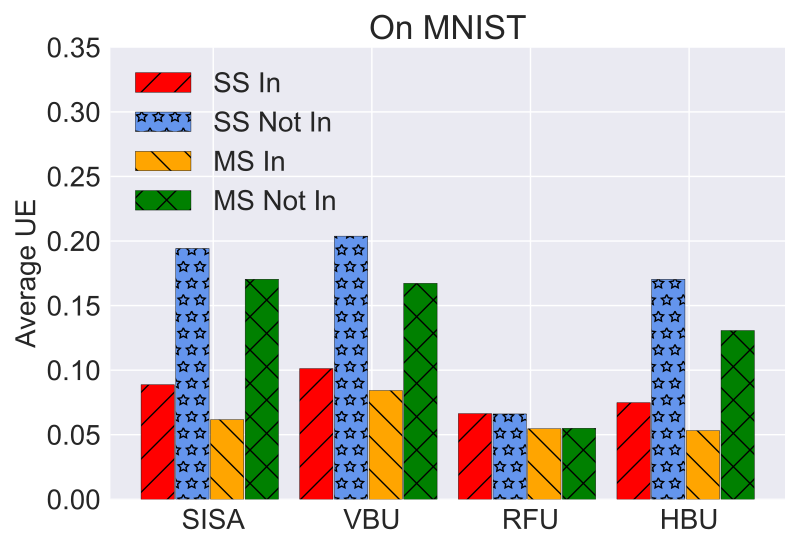

The script that saved this image:
import matplotlib.pyplot as plt
import numpy as np

# user num = 50
labels = ['SISA', 'VBU', 'RFU', 'HBU']
#unl_fr = [10*10*0.22 *5, 10*10*0.22*5, 10*10*0.22 *5, 10*10*0.22*5 , 10*10*0.22*5  , 10*10*0.22*5  ]

unl_ss_in = [0.0887  , 0.1012045 , 0.0663019 , 0.074838609 ]
unl_ss_not_in = [0.19421   , 0.20380    , 0.066083     , 0.170355]


unl_ms_in = [0.061598     , 0.084193   , 0.0545774 , 0.05312959]
unl_ms_not_in = [0.170428   , 0.1672777 , 0.055033  , 0.1306831]


sisa_unl = [0.0887, 0.19421, 0.061598 , 0.170428]
vbu_unl = [0.1012045, 0.20380  , 0.084193, 0.1672777]
rfu_unl = [0.0663019, 0.066083  ,  0.0545774 , 0.055033 ]
hbu_unl = [0.074838609,0.170355 , 0.05312959, 0.1306831]

x = np.arange(len(labels))  # the label locations
width = 0.7  # the width of the bars
# no_noise = np.around(no_noise,0)
# samping = np.around(samping,0)
# ldp = np.around(ldp,0)

# plt.style.use('bmh')

plt.style.use('seaborn')

plt.figure()
#plt.subplots(figsize=(8, 5.3))
#plt.bar(x - width / 2 - width / 8 + width / 8, unl_fr, width=0.168, label='Retrain', color='dodgerblue', hatch='/')
plt.bar(x - width / 2 - width / 8 + width / 8 , unl_ss_in,   width=0.21, label='SS In', color='r', edgecolor='black', hatch='/')
plt.bar(x - width / 8 - width / 16,  unl_ss_not_in, width=0.21, label='SS Not In', color='cornflowerblue', edgecolor='black', hatch='*')
plt.bar(x + width / 8, unl_ms_in, width=0.21, label='MS In', color='orange',edgecolor='black', hatch='\\')
plt.bar( x + width / 2 - width / 8 + width / 16, unl_ms_not_in, width=0.21, label='MS Not In', color='g', edgecolor='black', hatch='x')



# plt.bar(x - width / 2.5 ,  unl_br, width=width/3, label='VBU', color='orange', hatch='\\')
# plt.bar(x,unl_self_r, width=width/3, label='RFU-SS', color='g', hatch='x')
# plt.bar(x + width / 2.5,  unl_hess_r, width=width/3, label='HBU', color='tomato', hatch='-')


# Add some text for labels, title and custom x-axis tick labels, etc.
plt.ylabel('Average UE', fontsize=20)
# ax.set_title('Performance of Different Users n')
plt.xticks(x, labels, fontsize=20)
# ax.set_xticklabels(labels,fontsize=15)

my_y_ticks = np.arange(0, 0.36, 0.05)
plt.yticks(my_y_ticks, fontsize=20)
# ax.set_yticklabels(my_y_ticks,fontsize=15)

# Set the background of the axes, which is the area of the plot, to grey
# plt.gca().set_facecolor('grey')

# Set the grid with white color and a specific linestyle and linewidth
# plt.grid(color='white', linestyle='-', linewidth=0.5)


# plt.grid(axis='y')
plt.title('On MNIST', fontsize=24)
plt.legend(loc='upper left', fontsize=20)
# plt.xlabel('$\it{ESS}$' ,fontsize=20)
# ax.bar_label(rects1, padding=1)
# ax.bar_label(rects2, padding=3)
# ax.bar_label(rects3, padding=3)

plt.tight_layout()

plt.rcParams['figure.figsize'] = (2.0, 1)
plt.rcParams['image.interpolation'] = 'nearest'
plt.rcParams['figure.subplot.left'] = 0.11
plt.rcParams['figure.subplot.bottom'] = 0.08
plt.rcParams['figure.subplot.right'] = 0.977
plt.rcParams['figure.subplot.top'] = 0.969
plt.savefig('mnist_influence_app_unl_analysis_bar.pdf', format='pdf', dpi=200)
plt.show()
